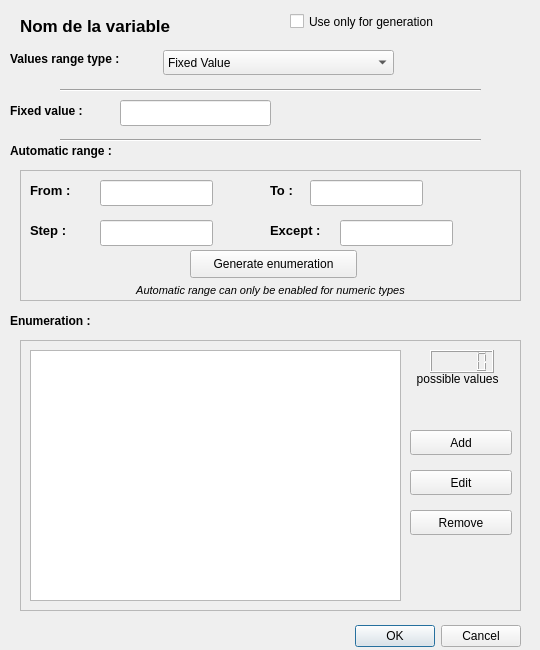
<?xml version="1.0" encoding="UTF-8"?>
<ui version="4.0">
    <class>VarRangeUI</class>
    <widget class="QDialog" name="VarRangeUI">
        <property name="geometry">
            <rect>
                <x>0</x>
                <y>0</y>
                <width>540</width>
                <height>650</height>
            </rect>
        </property>
        <property name="windowTitle">
            <string>Variable Range</string>
        </property>
        <widget class="QDialogButtonBox" name="buttonBox">
            <property name="geometry">
                <rect>
                    <x>330</x>
                    <y>620</y>
                    <width>191</width>
                    <height>32</height>
                </rect>
            </property>
            <property name="orientation">
                <enum>Qt::Horizontal</enum>
            </property>
            <property name="standardButtons">
                <set>QDialogButtonBox::Cancel|QDialogButtonBox::Ok</set>
            </property>
        </widget>
        <widget class="QLabel" name="label">
            <property name="geometry">
                <rect>
                    <x>20</x>
                    <y>10</y>
                    <width>461</width>
                    <height>31</height>
                </rect>
            </property>
            <property name="font">
                <font>
                    <pointsize>13</pointsize>
                    <weight>75</weight>
                    <italic>false</italic>
                    <bold>true</bold>
                </font>
            </property>
            <property name="text">
                <string>Nom de la variable</string>
            </property>
        </widget>
        <widget class="QFrame" name="frame_3">
            <property name="geometry">
                <rect>
                    <x>20</x>
                    <y>170</y>
                    <width>501</width>
                    <height>131</height>
                </rect>
            </property>
            <property name="frameShape">
                <enum>QFrame::StyledPanel</enum>
            </property>
            <property name="frameShadow">
                <enum>QFrame::Raised</enum>
            </property>
            <widget class="QLabel" name="label_14">
                <property name="geometry">
                    <rect>
                        <x>10</x>
                        <y>10</y>
                        <width>56</width>
                        <height>21</height>
                    </rect>
                </property>
                <property name="font">
                    <font>
                        <pointsize>10</pointsize>
                        <weight>75</weight>
                        <bold>true</bold>
                    </font>
                </property>
                <property name="text">
                    <string>From :</string>
                </property>
            </widget>
            <widget class="QLabel" name="label_15">
                <property name="geometry">
                    <rect>
                        <x>250</x>
                        <y>10</y>
                        <width>26</width>
                        <height>21</height>
                    </rect>
                </property>
                <property name="font">
                    <font>
                        <pointsize>10</pointsize>
                        <weight>75</weight>
                        <bold>true</bold>
                    </font>
                </property>
                <property name="text">
                    <string>To :</string>
                </property>
            </widget>
            <widget class="QLabel" name="label_16">
                <property name="geometry">
                    <rect>
                        <x>10</x>
                        <y>50</y>
                        <width>43</width>
                        <height>21</height>
                    </rect>
                </property>
                <property name="font">
                    <font>
                        <pointsize>10</pointsize>
                        <weight>75</weight>
                        <bold>true</bold>
                    </font>
                </property>
                <property name="text">
                    <string>Step :</string>
                </property>
            </widget>
            <widget class="QLabel" name="label_17">
                <property name="geometry">
                    <rect>
                        <x>250</x>
                        <y>50</y>
                        <width>71</width>
                        <height>21</height>
                    </rect>
                </property>
                <property name="font">
                    <font>
                        <pointsize>10</pointsize>
                        <weight>75</weight>
                        <bold>true</bold>
                    </font>
                </property>
                <property name="text">
                    <string>Except :</string>
                </property>
            </widget>
            <widget class="QLineEdit" name="lineEdit_9">
                <property name="geometry">
                    <rect>
                        <x>80</x>
                        <y>10</y>
                        <width>113</width>
                        <height>26</height>
                    </rect>
                </property>
            </widget>
            <widget class="QLineEdit" name="lineEdit_10">
                <property name="geometry">
                    <rect>
                        <x>290</x>
                        <y>10</y>
                        <width>113</width>
                        <height>26</height>
                    </rect>
                </property>
            </widget>
            <widget class="QLineEdit" name="lineEdit_11">
                <property name="geometry">
                    <rect>
                        <x>80</x>
                        <y>50</y>
                        <width>113</width>
                        <height>26</height>
                    </rect>
                </property>
            </widget>
            <widget class="QLineEdit" name="lineEdit_12">
                <property name="geometry">
                    <rect>
                        <x>320</x>
                        <y>50</y>
                        <width>113</width>
                        <height>26</height>
                    </rect>
                </property>
            </widget>
            <widget class="QPushButton" name="pushButton_3">
                <property name="geometry">
                    <rect>
                        <x>170</x>
                        <y>80</y>
                        <width>167</width>
                        <height>28</height>
                    </rect>
                </property>
                <property name="text">
                    <string>Generate enumeration</string>
                </property>
            </widget>
            <widget class="QLabel" name="label_3">
                <property name="enabled">
                    <bool>true</bool>
                </property>
                <property name="geometry">
                    <rect>
                        <x>0</x>
                        <y>110</y>
                        <width>501</width>
                        <height>20</height>
                    </rect>
                </property>
                <property name="font">
                    <font>
                        <pointsize>8</pointsize>
                        <italic>true</italic>
                    </font>
                </property>
                <property name="text">
                    <string>Automatic range can only be enabled for numeric types</string>
                </property>
                <property name="alignment">
                    <set>Qt::AlignCenter</set>
                </property>
            </widget>
        </widget>
        <widget class="QLabel" name="label_10">
            <property name="geometry">
                <rect>
                    <x>10</x>
                    <y>310</y>
                    <width>141</width>
                    <height>21</height>
                </rect>
            </property>
            <property name="font">
                <font>
                    <weight>75</weight>
                    <bold>true</bold>
                </font>
            </property>
            <property name="text">
                <string>Enumeration :</string>
            </property>
        </widget>
        <widget class="QFrame" name="frame_2">
            <property name="geometry">
                <rect>
                    <x>20</x>
                    <y>340</y>
                    <width>501</width>
                    <height>271</height>
                </rect>
            </property>
            <property name="frameShape">
                <enum>QFrame::StyledPanel</enum>
            </property>
            <property name="frameShadow">
                <enum>QFrame::Raised</enum>
            </property>
            <widget class="QListView" name="listView">
                <property name="geometry">
                    <rect>
                        <x>10</x>
                        <y>10</y>
                        <width>371</width>
                        <height>251</height>
                    </rect>
                </property>
            </widget>
            <widget class="QPushButton" name="pushButton">
                <property name="geometry">
                    <rect>
                        <x>390</x>
                        <y>90</y>
                        <width>102</width>
                        <height>25</height>
                    </rect>
                </property>
                <property name="text">
                    <string>Add</string>
                </property>
            </widget>
            <widget class="QPushButton" name="pushButton_2">
                <property name="geometry">
                    <rect>
                        <x>390</x>
                        <y>170</y>
                        <width>102</width>
                        <height>25</height>
                    </rect>
                </property>
                <property name="text">
                    <string>Remove</string>
                </property>
            </widget>
            <widget class="QPushButton" name="pushButton_4">
                <property name="geometry">
                    <rect>
                        <x>390</x>
                        <y>130</y>
                        <width>102</width>
                        <height>25</height>
                    </rect>
                </property>
                <property name="text">
                    <string>Edit</string>
                </property>
            </widget>
            <widget class="QLabel" name="label_4">
                <property name="geometry">
                    <rect>
                        <x>390</x>
                        <y>30</y>
                        <width>109</width>
                        <height>18</height>
                    </rect>
                </property>
                <property name="text">
                    <string>  possible values</string>
                </property>
            </widget>
            <widget class="QLCDNumber" name="lcdNumber">
                <property name="geometry">
                    <rect>
                        <x>410</x>
                        <y>10</y>
                        <width>64</width>
                        <height>23</height>
                    </rect>
                </property>
            </widget>
        </widget>
        <widget class="QLabel" name="label_5">
            <property name="geometry">
                <rect>
                    <x>10</x>
                    <y>140</y>
                    <width>141</width>
                    <height>21</height>
                </rect>
            </property>
            <property name="font">
                <font>
                    <weight>75</weight>
                    <bold>true</bold>
                </font>
            </property>
            <property name="text">
                <string>Automatic range :</string>
            </property>
        </widget>
        <widget class="QComboBox" name="comboBox">
            <property name="geometry">
                <rect>
                    <x>163</x>
                    <y>50</y>
                    <width>231</width>
                    <height>25</height>
                </rect>
            </property>
            <item>
                <property name="text">
                    <string>Fixed Value</string>
                </property>
            </item>
            <item>
                <property name="text">
                    <string>Fixed Value (Global)</string>
                </property>
            </item>
            <item>
                <property name="text">
                    <string>Enumerate</string>
                </property>
            </item>
        </widget>
        <widget class="QLabel" name="label_2">
            <property name="geometry">
                <rect>
                    <x>10</x>
                    <y>50</y>
                    <width>142</width>
                    <height>18</height>
                </rect>
            </property>
            <property name="font">
                <font>
                    <weight>75</weight>
                    <bold>true</bold>
                </font>
            </property>
            <property name="text">
                <string>Values range type :</string>
            </property>
        </widget>
        <widget class="QLabel" name="label_6">
            <property name="geometry">
                <rect>
                    <x>10</x>
                    <y>100</y>
                    <width>141</width>
                    <height>21</height>
                </rect>
            </property>
            <property name="font">
                <font>
                    <weight>75</weight>
                    <bold>true</bold>
                </font>
            </property>
            <property name="text">
                <string>Fixed value :</string>
            </property>
        </widget>
        <widget class="QLineEdit" name="lineEdit">
            <property name="geometry">
                <rect>
                    <x>120</x>
                    <y>100</y>
                    <width>151</width>
                    <height>26</height>
                </rect>
            </property>
        </widget>
        <widget class="Line" name="line">
            <property name="geometry">
                <rect>
                    <x>60</x>
                    <y>80</y>
                    <width>421</width>
                    <height>20</height>
                </rect>
            </property>
            <property name="orientation">
                <enum>Qt::Horizontal</enum>
            </property>
        </widget>
        <widget class="Line" name="line_2">
            <property name="geometry">
                <rect>
                    <x>60</x>
                    <y>130</y>
                    <width>421</width>
                    <height>20</height>
                </rect>
            </property>
            <property name="orientation">
                <enum>Qt::Horizontal</enum>
            </property>
        </widget>
        <widget class="QCheckBox" name="checkBox_2">
            <property name="geometry">
                <rect>
                    <x>290</x>
                    <y>10</y>
                    <width>180</width>
                    <height>23</height>
                </rect>
            </property>
            <property name="text">
                <string>Use only for generation</string>
            </property>
        </widget>
    </widget>
    <resources/>
    <connections>
        <connection>
            <sender>buttonBox</sender>
            <signal>accepted()</signal>
            <receiver>VarRangeUI</receiver>
            <slot>accept()</slot>
            <hints>
                <hint type="sourcelabel">
                    <x>248</x>
                    <y>254</y>
                </hint>
                <hint type="destinationlabel">
                    <x>157</x>
                    <y>274</y>
                </hint>
            </hints>
        </connection>
        <connection>
            <sender>buttonBox</sender>
            <signal>rejected()</signal>
            <receiver>VarRangeUI</receiver>
            <slot>reject()</slot>
            <hints>
                <hint type="sourcelabel">
                    <x>316</x>
                    <y>260</y>
                </hint>
                <hint type="destinationlabel">
                    <x>286</x>
                    <y>274</y>
                </hint>
            </hints>
        </connection>
    </connections>
</ui>
